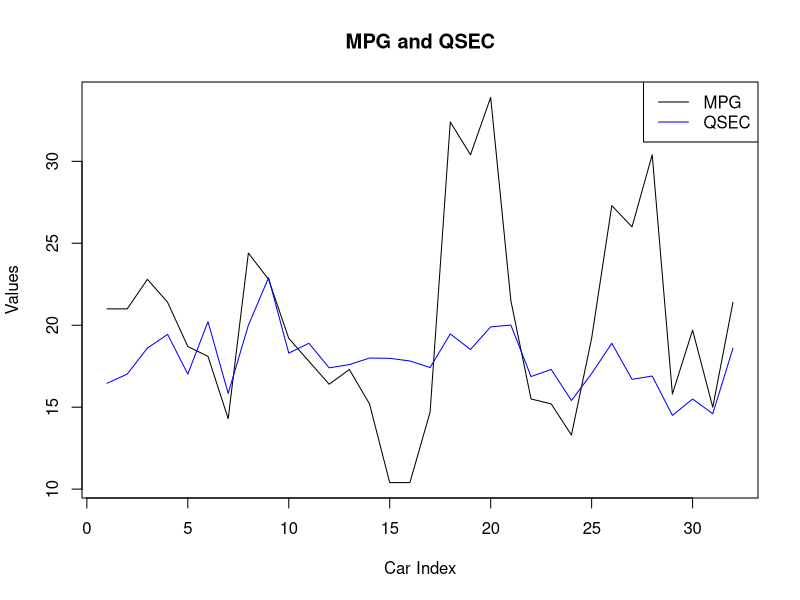

This figure's R source:
matplot(mtcars[, c("mpg", "qsec")],
        type = "l",
        col = c("black", "blue"),
        lty = 1,
        xlab = "Car Index",
        ylab = "Values",
        main = "MPG and QSEC")

legend("topright",
       legend = c("MPG", "QSEC"),
       col = c("black", "blue"),
       lty = 1)
